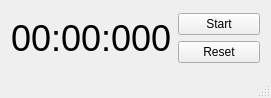
<?xml version="1.0" encoding="UTF-8"?>
<ui version="4.0">
 <class>MainWindow</class>
 <widget class="QMainWindow" name="MainWindow">
  <property name="geometry">
   <rect>
    <x>0</x>
    <y>0</y>
    <width>271</width>
    <height>98</height>
   </rect>
  </property>
  <property name="windowTitle">
   <string>Stop Watch</string>
  </property>
  <widget class="QWidget" name="centralWidget">
   <layout class="QVBoxLayout" name="verticalLayout">
    <item>
     <layout class="QGridLayout" name="grid_01">
      <item row="0" column="1">
       <widget class="QPushButton" name="startButton">
        <property name="text">
         <string>Start</string>
        </property>
       </widget>
      </item>
      <item row="1" column="1">
       <widget class="QPushButton" name="resetButton">
        <property name="text">
         <string>Reset</string>
        </property>
       </widget>
      </item>
      <item row="0" column="0" rowspan="2">
       <widget class="QLabel" name="timer_label">
        <property name="font">
         <font>
          <pointsize>27</pointsize>
         </font>
        </property>
        <property name="text">
         <string>00:00:000</string>
        </property>
       </widget>
      </item>
     </layout>
    </item>
   </layout>
  </widget>
  <widget class="QStatusBar" name="statusBar"/>
 </widget>
 <layoutdefault spacing="6" margin="11"/>
 <resources/>
 <connections/>
</ui>
